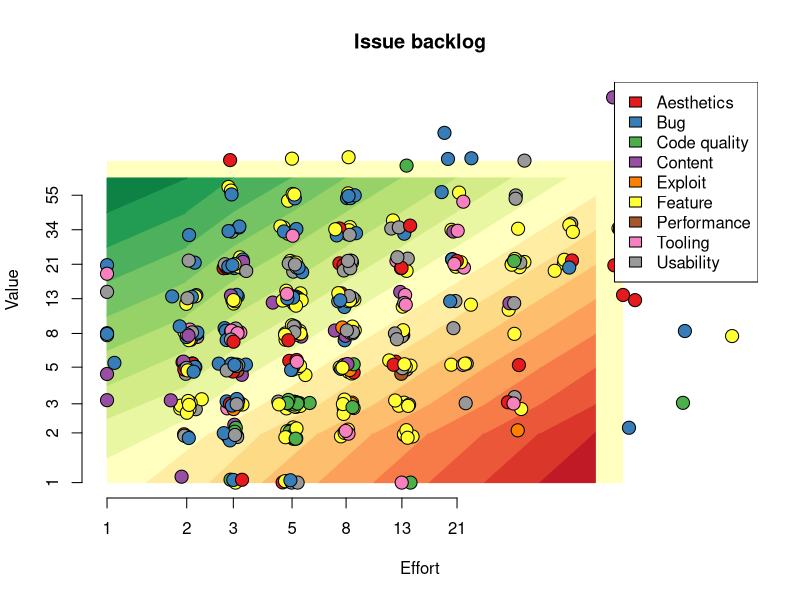

Source code (R):
library("RColorBrewer")

circleSize = 1.75

#svg("backlog.svg", width=8, height=8)
png("backlog.png", width=1000, height=1000, type="cairo", pointsize=13)

jitter_log <- function(vals, scaler=0.05) {
  noise <- rnorm(length(vals), mean=0, sd=vals*scaler)
  vals + noise
}

roiPalette = colorRampPalette(brewer.pal(11, "RdYlGn"))
roiCols = roiPalette(19)

data <- read.csv("backlog.csv", sep=",")
x = jitter_log(data$effort)
y = jitter_log(data$value)

maxEffort = max(data$effort)
maxValue = max(data$value)
x = sapply(x, function(n) min(c(n, maxEffort)))
x = sapply(x, function(n) max(c(n, 1)))
y = sapply(y, function(n) min(c(n, maxValue)))
y = sapply(y, function(n) max(c(n, 1)))

# Categories
cats = sort(unique(data$type))
data$typeID = match(data$type, cats)
cols = brewer.pal(length(cats), "Set1")
data$color = cols[data$typeID]

# ROI
vals = c(1, 2, 3, 5, 8, 13, 21, 34, 55, 89)
data$roi = match(data$value, vals) - match(data$effort, vals)

plot(
    NULL, log="xy", xlab="Effort", ylab="Value", axes=FALSE, main="Issue backlog",
    xlim=c(min(x), max(x)), ylim=c(min(y), max(y))
)
axis(1, at=c(1,2,3,5,8,13,21))
axis(2, at=c(1,2,3,5,8,13,21,34,55))
#box()




logHalf <- function(a, b){
    sqrt(a*b)
}




topEdge = logHalf(55,89)

polygon(x=c(1,89,89,1), y=c(1,1,89,89), lty=0, col=roiCols[10])

for (e in 1:8){
    midE = logHalf(vals[e], vals[e+1])
    nextMidE = logHalf(vals[e+1], vals[e+2])
    if (e > 1) {
        for (v in 1:e){
            roi = v-e;
            polygon(
                x=c(midE, nextMidE, nextMidE, midE),
                y=c(vals[v], vals[v+1], vals[v+2], vals[v+1]),
                col=roiCols[10+roi],
                border=roiCols[10+roi]
            )
        }
    }
    roi = -e
    polygon(
        x=c(midE, nextMidE, nextMidE),
        y=c(vals[1], vals[1], vals[2]),
        col=roiCols[10+roi],
        border=roiCols[10+roi]
    )
}

for (v in 1:8){
    midV = logHalf(vals[v], vals[v+1])
    nextMidV = logHalf(vals[v+1], vals[v+2])
    if (v > 1){
        for (e in 1:v){
            roi = v-e;
            polygon(
                x=c(vals[e], vals[e+1], vals[e+2], vals[e+1]),
                y=c(midV, nextMidV, nextMidV, midV),
                col=roiCols[10+roi],
                border=roiCols[10+roi]
            )
        }
    }
    roi = v
    polygon(
        x=c(vals[1], vals[1], vals[2]),
        y=c(midV, nextMidV, nextMidV),
        col=roiCols[10+roi],
        border=roiCols[10+roi]
    )
}


points(x, y, pch=21, bg=data$color, cex=circleSize)
#points(x, y, col=data$color, cex=circleSize, lwd=3)


legend(legend=cats, x="topright", fill=cols)










dev.off()

# Write markdown file
text = "# Backlog"
text = c(text, "| Issue  | Description | Value | Effort | ROI | Blocker |")
text = c(text, "| - | - | - | - | - | - |")

for (i in 1:length(data$roi)){
    entry = paste(
        "| ", 0,
        " | ", "a",
        " | ", data$value[i],
        " | ", data$effort[i],
        " | ", data$roi[i],
        " | ", 0,
        " |"
    )
    text = c(text, entry)
}

write(text, file="backlog.md")
